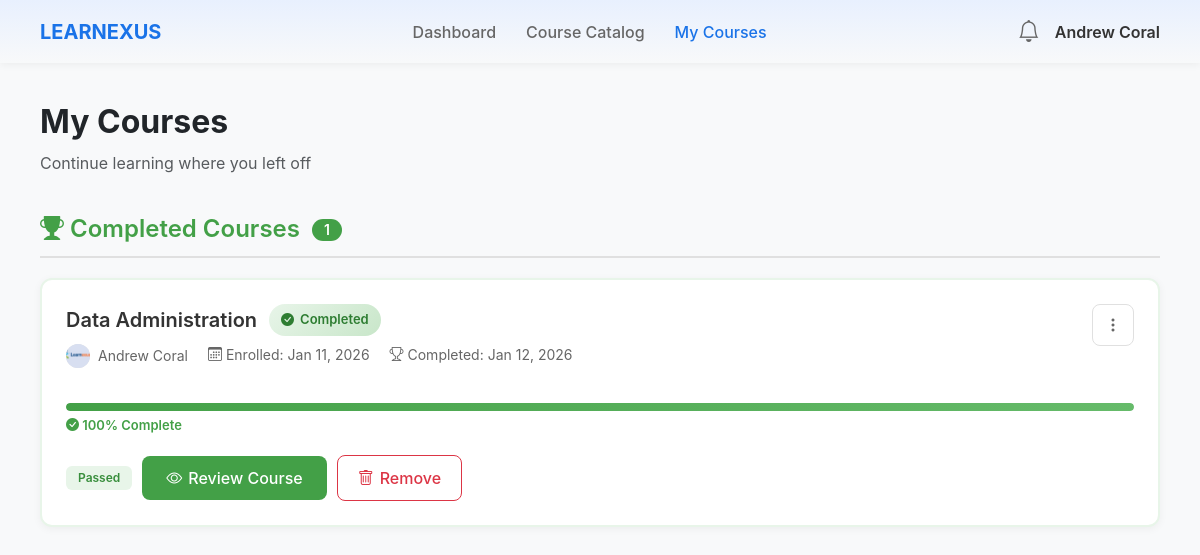
Page /student/my_courses.php (signed in) on the earlier database version.
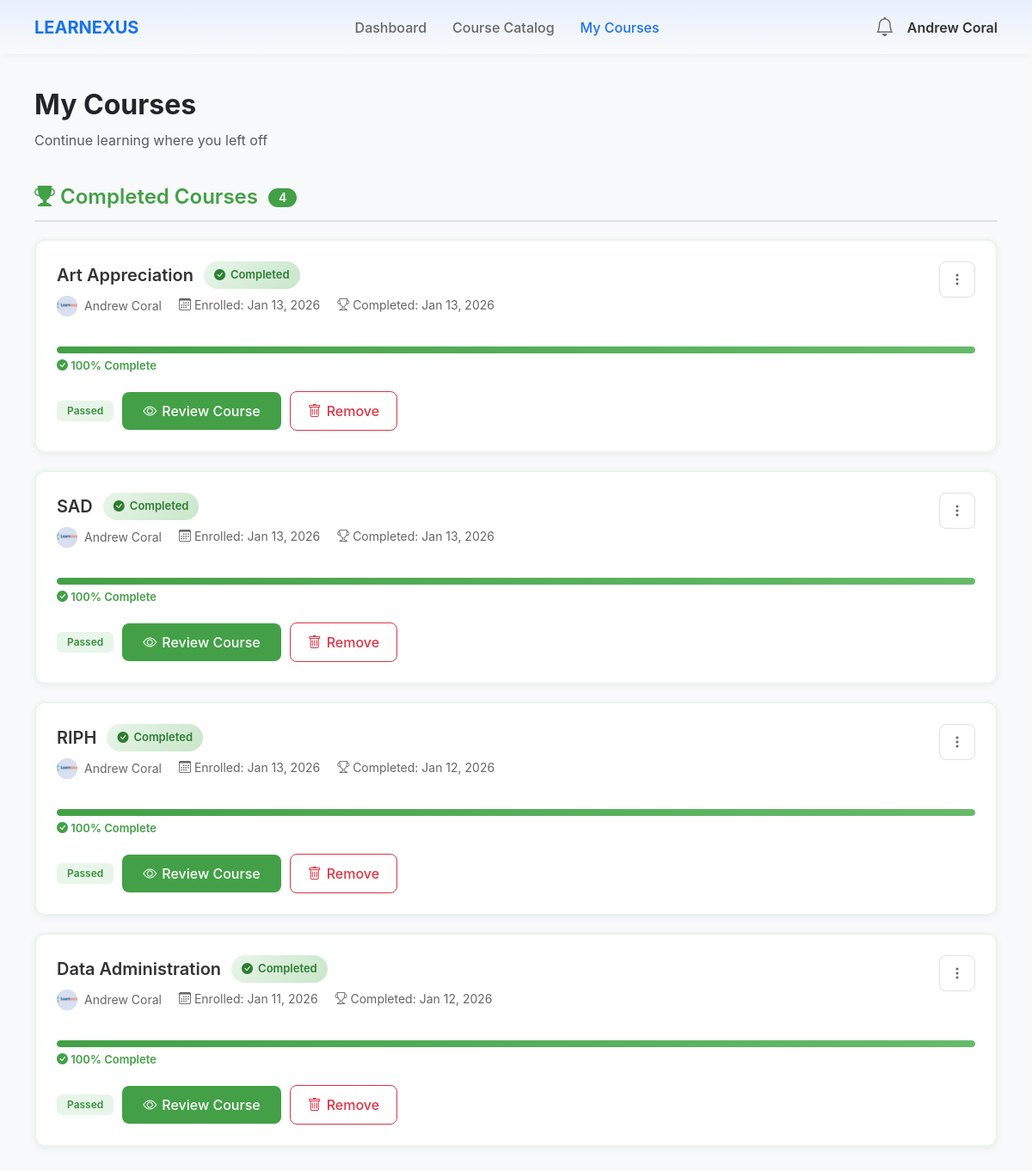
Same page on the later database version.
### tables this page shows
CREATE TABLE `enrollments` (
  `enrollmentID` int(11) NOT NULL,
  `userID` int(11) NOT NULL,
  `courseID` int(11) NOT NULL,
  `paymentID` int(11) DEFAULT NULL,
  `progressPercentage` decimal(5,2) DEFAULT 0.00,
  `enrolledAt` timestamp NOT NULL DEFAULT current_timestamp(),
  `completedAt` timestamp NULL DEFAULT NULL,
  `status` enum('active','completed','dropped','pending') DEFAULT 'active'
);

CREATE TABLE `courses` (
  `courseID` int(11) NOT NULL,
  `teacherID` int(11) NOT NULL,
  `title` varchar(255) NOT NULL,
  `description` text DEFAULT NULL,
  `price` decimal(10,2) DEFAULT 0.00,
  `category` varchar(100) DEFAULT NULL,
  `status` enum('draft','published','archived') DEFAULT 'draft',
  `passingScore` int(11) DEFAULT 70,
  `createdAt` timestamp NOT NULL DEFAULT current_timestamp()
);

CREATE TABLE `users` (
  `userID` int(11) NOT NULL,
  `email` varchar(255) NOT NULL,
  `passwordHash` varchar(255) NOT NULL,
  `firstName` varchar(100) NOT NULL,
  `lastName` varchar(100) NOT NULL,
  `middleInitial` varchar(5) NOT NULL,
  `phone` varchar(20) DEFAULT NULL,
  `avatar` varchar(255) DEFAULT NULL,
  `phoneVerified` tinyint(1) DEFAULT 0,
  `emailVerified` tinyint(1) DEFAULT 0,
  `role` enum('student','instructor','admin') DEFAULT 'student',
  `status` enum('active','inactive','suspended') DEFAULT 'active',
  `createdAt` timestamp NOT NULL DEFAULT current_timestamp(),
  `studentNumber` varchar(50) DEFAULT NULL,
  `teacherNumber` varchar(50) DEFAULT NULL
);

### student/my_courses.php (the view, shortened to what this page needs)
<?php
require_once '../database/db_connect.php';
$userID = $_SESSION['user_id'];
$stmt = $conn->prepare("
    SELECT
        c.*,
        e.enrollmentID,
        e.progressPercentage,
        e.enrolledAt,
        e.completedAt,
        e.status as enrollmentStatus,
        CONCAT(u.firstName, ' ', u.lastName) as instructorName,
        u.avatar as instructorAvatar,
        p.amount as paidAmount,
        p.transactionReference,
        CASE WHEN e.status = 'completed' THEN 1 ELSE 0 END as isCompleted,
        qr.status AS quizStatus
    FROM enrollments e
    JOIN courses c ON e.courseID = c.courseID
    JOIN users u ON c.teacherID = u.userID
    LEFT JOIN payments p ON e.paymentID = p.paymentID
    LEFT JOIN quiz_results qr ON e.enrollmentID = qr.enrollmentID
    WHERE e.userID = ? AND e.status IN ('active', 'completed')
    ORDER BY
        CASE WHEN e.progressPercentage >= 100 THEN 1 ELSE 0 END ASC,
        e.enrolledAt DESC
");
$stmt->execute([$userID]);
$enrolledCourses = $stmt->fetchAll();
$activeCourses = [];
$completedCourses = [];
foreach ($enrolledCourses as $course) {
    if ($course['enrollmentStatus'] === 'completed') {
    $completedCourses[] = $course;
} else {
    $activeCourses[] = $course;
}
}
?>
<!DOCTYPE html>
<html lang="en">
<head>
    <link href="https://cdn.jsdelivr.net/npm/bootstrap@5.3.3/dist/css/bootstrap.min.css" rel="stylesheet">
    <link rel="stylesheet" href="https://cdn.jsdelivr.net/npm/bootstrap-icons@1.11.1/font/bootstrap-icons.css">
</head>
<body>
    <div class="top-nav">
        <a href="dashboard.php" class="brand">LEARNEXUS</a>
        <div class="nav-menu">
            <a href="dashboard.php" class="nav-link">Dashboard</a>
            <a href="course_catalog.php" class="nav-link">Course Catalog</a>
            <a href="my_courses.php" class="nav-link active">My Courses</a>
        </div>
        <div class="user-section">
            <i class="bi bi-bell" style="font-size: 22px; color: #666; cursor: pointer;"></i>
            <a href="settings.php" style="text-decoration: none;">
                <span style="font-weight: 600; color: #333; cursor: pointer;">
                    <?php echo htmlspecialchars($_SESSION['first_name'] . ' ' . $_SESSION['last_name']); ?>
                </span>
            </a>
        </div>
    </div>
    <div class="container-main">
        <div class="page-header">
            <h1>My Courses</h1>
            <p class="text-muted">Continue learning where you left off</p>
        </div>
        <?php if (count($enrolledCourses) > 0): ?>
            <?php if (count($completedCourses) > 0): ?>
                <div class="section-header completed">
                    <h2><i class="bi bi-trophy-fill"></i> Completed Courses</h2>
                    <span class="badge"><?php echo count($completedCourses); ?></span>
                </div>
                <?php foreach ($completedCourses as $course): ?>
                    <div class="course-card completed" id="course-<?php echo $course['enrollmentID']; ?>">
                        <div class="course-card-body">
                            <div class="course-header">
                                <div style="flex: 1;">
                                    <div style="display: flex; align-items: center; gap: 12px; margin-bottom: 8px;">
                                        <div class="course-title" style="margin-bottom: 0;"><?php echo htmlspecialchars($course['title']); ?></div>
                                        <span class="completion-badge">
                                            <i class="bi bi-check-circle-fill"></i> Completed
                                        </span>
                                    </div>
                                    <div class="course-meta">
                                        <div class="instructor-info">
                                            <div class="instructor-avatar">
                                                <?php if (!empty($course['instructorAvatar']) && file_exists($course['instructorAvatar'])): ?>
                                                    <img src="<?php echo htmlspecialchars($course['instructorAvatar']); ?>" alt="Instructor">
                                                <?php endif; ?>
                                            </div>
                                            <span><?php echo htmlspecialchars($course['instructorName']); ?></span>
                                        </div>
                                        <span><i class="bi bi-calendar3"></i> Enrolled: <?php echo date('M d, Y', strtotime($course['enrolledAt'])); ?></span>
                                        <?php if ($course['completedAt']): ?>
                                            <span><i class="bi bi-trophy"></i> Completed: <?php echo date('M d, Y', strtotime($course['completedAt'])); ?></span>
                                        <?php endif; ?>
                                    </div>
                                </div>
                                <div class="dropdown">
                                    <button class="btn-dropdown" type="button" data-bs-toggle="dropdown" aria-expanded="false">
                                        <i class="bi bi-three-dots-vertical"></i>
                                    </button>
                                </div>
                            </div>
                            <div class="progress-section">
                                <div class="progress">
                                    <div class="progress-bar completed" role="progressbar"
                                         style="width: 100%"
                                         aria-valuenow="100"
                                         aria-valuemin="0"
                                         aria-valuemax="100">
                                    </div>
                                </div>
                                <div class="progress-text completed">
                                    <i class="bi bi-check-circle-fill"></i> 100% Complete
                                </div>
                            </div>
                            <div class="course-actions">
    <?php if ($course['quizStatus'] === 'failed'): ?>
        <span class="badge badge-primary">Failed</span>
        <a href="retake_course.php?id=<?php echo $course['courseID']; ?>" class="btn-continue">
            Retake Course →
        </a>
    <?php else: ?>
        <span class="badge badge-success">Passed</span>
        <a href="course_content.php?id=<?php echo $course['courseID']; ?>" class="btn-review">
            <i class="bi bi-eye"></i> Review Course
        </a>
    <?php endif; ?>
    <button class="btn-delete" onclick="confirmDelete(<?php echo $course['enrollmentID']; ?>, '<?php echo htmlspecialchars(addslashes($course['title'])); ?>')">
        <i class="bi bi-trash"></i> Remove
    </button>
</div>
                        </div>
                    </div>
                <?php endforeach; ?>
            <?php endif; ?>
        <?php endif; ?>
    </div>
</body>
</html>

### student/my_courses.php (style rules this page uses)
body { background-color: #f8f9fa; font-family: -apple-system, BlinkMacSystemFont, 'Segoe UI', Roboto, sans-serif; }
.top-nav { background: linear-gradient(180deg, #e8f0fe 0%, #f8f9fa 100%); padding: 15px 40px; display: flex; justify-content: space-between; align-items: center; box-shadow: 0 2px 8px rgba(0,0,0,0.05); }
.brand { font-size: 20px; font-weight: 700; color: #1a73e8; text-decoration: none; }
.nav-menu { display: flex; gap: 30px; }
.nav-link { color: #666; text-decoration: none; font-weight: 500; }
.nav-link.active { color: #1a73e8; }
.user-section { display: flex; align-items: center; gap: 15px; }
.container-main { max-width: 1200px; margin: 40px auto; padding: 0 40px; }
.page-header { margin-bottom: 30px; }
.page-header h1 { font-size: 32px; font-weight: 700; margin-bottom: 10px; }
.section-header { display: flex; align-items: center; gap: 12px; margin: 40px 0 20px 0; padding-bottom: 12px; border-bottom: 2px solid #e0e0e0; }
.section-header h2 { font-size: 24px; font-weight: 600; margin: 0; color: #333; }
.section-header .badge { background: #1e88e5; color: white; padding: 4px 12px; border-radius: 12px; font-size: 14px; }
.section-header.completed h2 { color: #43a047; }
.section-header.completed .badge { background: #43a047; }
.course-card { background: white; border-radius: 12px; overflow: hidden; box-shadow: 0 2px 8px rgba(0,0,0,0.05); margin-bottom: 20px; transition: transform 0.2s, box-shadow 0.2s; position: relative; }
.course-card.completed { border: 2px solid #e8f5e9; }
.course-card-body { padding: 24px; }
.course-header { display: flex; justify-content: space-between; align-items: start; margin-bottom: 15px; }
.course-title { font-size: 20px; font-weight: 600; color: #333; margin-bottom: 8px; }
.course-meta { display: flex; gap: 20px; color: #666; font-size: 14px; margin-bottom: 15px; flex-wrap: wrap; }
.instructor-info { display: flex; align-items: center; gap: 8px; }
.instructor-avatar { width: 24px; height: 24px; background: #e0e0e0; border-radius: 50%; overflow: hidden; }
.instructor-avatar img { width: 100%; height: 100%; object-fit: cover; }
.progress-section { margin: 20px 0; }
.progress { height: 8px; border-radius: 4px; background-color: #e9ecef; }
.progress-bar { background: linear-gradient(90deg, #1e88e5 0%, #42a5f5 100%); border-radius: 4px; }
.progress-bar.completed { background: linear-gradient(90deg, #43a047 0%, #66bb6a 100%); }
.progress-text { font-size: 13px; color: #666; margin-top: 5px; }
.progress-text.completed { color: #43a047; font-weight: 600; }
.badge { padding: 6px 12px; border-radius: 6px; font-size: 12px; font-weight: 600; }
.badge-success { background: #e8f5e9; color: #388e3c; }
.course-actions { display: flex; gap: 10px; align-items: center; margin-top: 15px; }
.btn-review { background: #43a047; color: white; border: none; padding: 10px 24px; border-radius: 8px; font-weight: 500; text-decoration: none; display: inline-flex; align-items: center; gap: 6px; transition: background 0.2s; }
.btn-delete { background: transparent; color: #dc3545; border: 1px solid #dc3545; padding: 10px 20px; border-radius: 8px; font-weight: 500; cursor: pointer; transition: all 0.2s; display: inline-flex; align-items: center; gap: 6px; }
.btn-dropdown { background: transparent; border: 1px solid #e0e0e0; color: #666; padding: 8px 12px; border-radius: 8px; cursor: pointer; transition: all 0.2s; }
.completion-badge { display: inline-flex; align-items: center; gap: 6px; padding: 6px 12px; background: linear-gradient(135deg, #e8f5e9 0%, #c8e6c9 100%); color: #2e7d32; border-radius: 20px; font-size: 13px; font-weight: 600; }

Differences in the rows shown:
added enrollments: courseID.title "Art Appreciation", users.avatar (picture), instructorName "Andrew Coral", enrolledAt "Jan 13, 2026", completedAt "Jan 13, 2026"
added enrollments: courseID.title "SAD", users.avatar (picture), instructorName "Andrew Coral", enrolledAt "Jan 13, 2026", completedAt "Jan 13, 2026"
added enrollments: courseID.title "RIPH", users.avatar (picture), instructorName "Andrew Coral", enrolledAt "Jan 13, 2026", completedAt "Jan 12, 2026"
Other differences:
count($completedCourses): "1" → "4"
